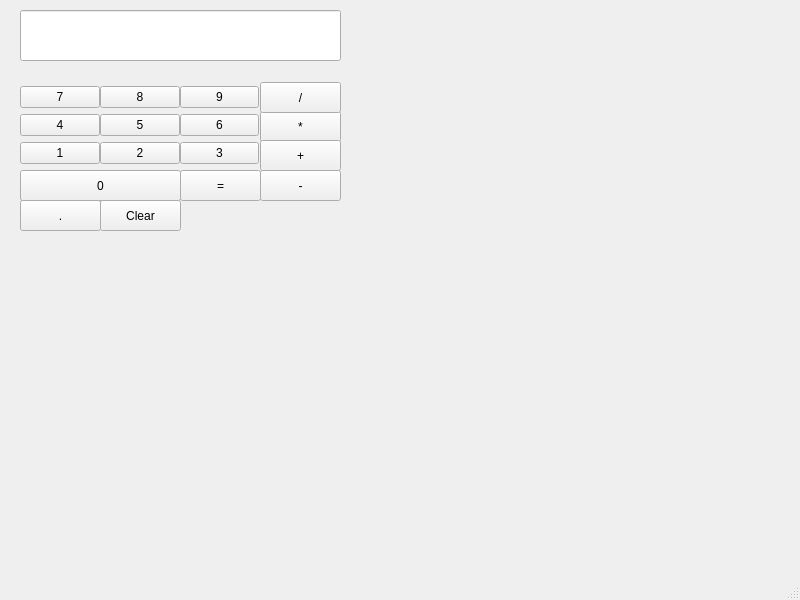
<?xml version="1.0" encoding="UTF-8"?>
<ui version="4.0">
 <class>MainWindow</class>
 <widget class="QMainWindow" name="MainWindow">
  <property name="geometry">
   <rect>
    <x>0</x>
    <y>0</y>
    <width>800</width>
    <height>600</height>
   </rect>
  </property>
  <property name="windowTitle">
   <string>Kalkulator</string>
  </property>
  <widget class="QWidget" name="centralwidget">
   <widget class="QLineEdit" name="leWyswietlacz">
    <property name="geometry">
     <rect>
      <x>20</x>
      <y>10</y>
      <width>321</width>
      <height>51</height>
     </rect>
    </property>
    <property name="font">
     <font>
      <pointsize>26</pointsize>
     </font>
    </property>
    <property name="readOnly">
     <bool>true</bool>
    </property>
   </widget>
   <widget class="QPushButton" name="pb0">
    <property name="geometry">
     <rect>
      <x>20</x>
      <y>170</y>
      <width>161</width>
      <height>31</height>
     </rect>
    </property>
    <property name="text">
     <string>0</string>
    </property>
    <property name="iconSize">
     <size>
      <width>8</width>
      <height>8</height>
     </size>
    </property>
   </widget>
   <widget class="QPushButton" name="pbWynik">
    <property name="geometry">
     <rect>
      <x>180</x>
      <y>170</y>
      <width>81</width>
      <height>31</height>
     </rect>
    </property>
    <property name="text">
     <string>=</string>
    </property>
    <property name="iconSize">
     <size>
      <width>8</width>
      <height>8</height>
     </size>
    </property>
   </widget>
   <widget class="QPushButton" name="pbMnozenie">
    <property name="geometry">
     <rect>
      <x>260</x>
      <y>111</y>
      <width>81</width>
      <height>31</height>
     </rect>
    </property>
    <property name="text">
     <string>*</string>
    </property>
    <property name="iconSize">
     <size>
      <width>8</width>
      <height>8</height>
     </size>
    </property>
   </widget>
   <widget class="QPushButton" name="pbDzielenie">
    <property name="geometry">
     <rect>
      <x>260</x>
      <y>82</y>
      <width>81</width>
      <height>31</height>
     </rect>
    </property>
    <property name="text">
     <string>/</string>
    </property>
    <property name="iconSize">
     <size>
      <width>8</width>
      <height>8</height>
     </size>
    </property>
   </widget>
   <widget class="QPushButton" name="pbDodaj">
    <property name="geometry">
     <rect>
      <x>260</x>
      <y>140</y>
      <width>81</width>
      <height>31</height>
     </rect>
    </property>
    <property name="text">
     <string>+</string>
    </property>
    <property name="iconSize">
     <size>
      <width>8</width>
      <height>8</height>
     </size>
    </property>
   </widget>
   <widget class="QPushButton" name="pbOdejmij">
    <property name="geometry">
     <rect>
      <x>260</x>
      <y>170</y>
      <width>81</width>
      <height>31</height>
     </rect>
    </property>
    <property name="text">
     <string>-</string>
    </property>
    <property name="iconSize">
     <size>
      <width>8</width>
      <height>8</height>
     </size>
    </property>
   </widget>
   <widget class="QPushButton" name="pbKropka">
    <property name="geometry">
     <rect>
      <x>20</x>
      <y>200</y>
      <width>81</width>
      <height>31</height>
     </rect>
    </property>
    <property name="text">
     <string>.</string>
    </property>
    <property name="iconSize">
     <size>
      <width>8</width>
      <height>8</height>
     </size>
    </property>
   </widget>
   <widget class="QPushButton" name="pbClear">
    <property name="geometry">
     <rect>
      <x>100</x>
      <y>200</y>
      <width>81</width>
      <height>31</height>
     </rect>
    </property>
    <property name="text">
     <string>Clear</string>
    </property>
    <property name="iconSize">
     <size>
      <width>8</width>
      <height>8</height>
     </size>
    </property>
   </widget>
   <widget class="QWidget" name="">
    <property name="geometry">
     <rect>
      <x>20</x>
      <y>80</y>
      <width>239</width>
      <height>91</height>
     </rect>
    </property>
    <layout class="QGridLayout" name="gridLayout">
     <property name="spacing">
      <number>0</number>
     </property>
     <item row="0" column="0">
      <widget class="QPushButton" name="pb7">
       <property name="text">
        <string>7</string>
       </property>
       <property name="iconSize">
        <size>
         <width>8</width>
         <height>8</height>
        </size>
       </property>
      </widget>
     </item>
     <item row="0" column="1">
      <widget class="QPushButton" name="pb8">
       <property name="text">
        <string>8</string>
       </property>
       <property name="iconSize">
        <size>
         <width>8</width>
         <height>8</height>
        </size>
       </property>
      </widget>
     </item>
     <item row="0" column="2">
      <widget class="QPushButton" name="pb9">
       <property name="text">
        <string>9</string>
       </property>
       <property name="iconSize">
        <size>
         <width>8</width>
         <height>8</height>
        </size>
       </property>
      </widget>
     </item>
     <item row="1" column="0">
      <widget class="QPushButton" name="pb4">
       <property name="text">
        <string>4</string>
       </property>
       <property name="iconSize">
        <size>
         <width>8</width>
         <height>8</height>
        </size>
       </property>
      </widget>
     </item>
     <item row="1" column="1">
      <widget class="QPushButton" name="pb5">
       <property name="text">
        <string>5</string>
       </property>
       <property name="iconSize">
        <size>
         <width>8</width>
         <height>8</height>
        </size>
       </property>
      </widget>
     </item>
     <item row="1" column="2">
      <widget class="QPushButton" name="pb6">
       <property name="text">
        <string>6</string>
       </property>
       <property name="iconSize">
        <size>
         <width>8</width>
         <height>8</height>
        </size>
       </property>
      </widget>
     </item>
     <item row="2" column="0">
      <widget class="QPushButton" name="pb1">
       <property name="text">
        <string>1</string>
       </property>
       <property name="iconSize">
        <size>
         <width>8</width>
         <height>8</height>
        </size>
       </property>
      </widget>
     </item>
     <item row="2" column="1">
      <widget class="QPushButton" name="pb2">
       <property name="text">
        <string>2</string>
       </property>
       <property name="iconSize">
        <size>
         <width>8</width>
         <height>8</height>
        </size>
       </property>
      </widget>
     </item>
     <item row="2" column="2">
      <widget class="QPushButton" name="pb3">
       <property name="text">
        <string>3</string>
       </property>
       <property name="iconSize">
        <size>
         <width>8</width>
         <height>8</height>
        </size>
       </property>
      </widget>
     </item>
    </layout>
   </widget>
  </widget>
  <widget class="QMenuBar" name="menubar">
   <property name="geometry">
    <rect>
     <x>0</x>
     <y>0</y>
     <width>800</width>
     <height>21</height>
    </rect>
   </property>
  </widget>
  <widget class="QStatusBar" name="statusbar"/>
 </widget>
 <resources/>
 <connections/>
</ui>
